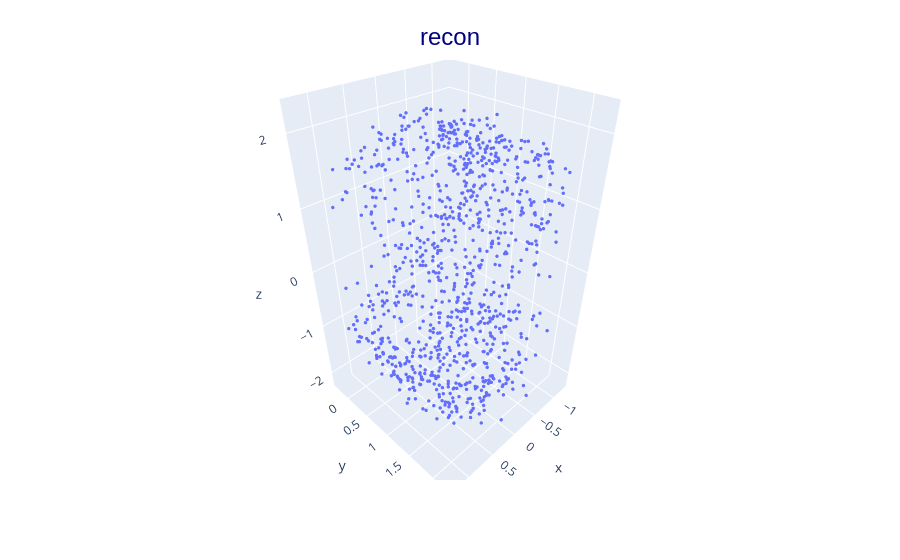
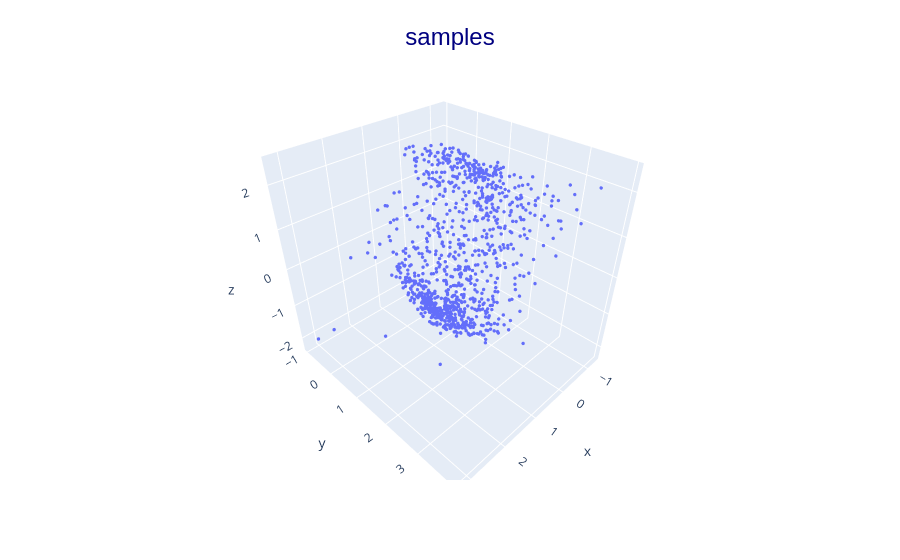

Here is the notebook cell these charts were saved with, in order:
### Markdown cell above
# A global Parameter

### Code cell
rng_key, sub_key = jax.random.split(rng_key)

global_vae = GlobalVAE(encoder, encoder_args, decoder, decoder_args, z_dim)

global_vae.train(dataloader, X.shape[0], adam, 10000, sub_key)

plot_vae(global_vae, sub_key)

### Figure 1 — Plotly figure (JSON) as saved in the notebook; plotly's stock layout.template omitted (floating-point values rounded to 4 significant figures; data arrays with more than 128 entries replaced by an {"elided": "..."} marker saying what was removed)
{"data": [{"hovertemplate": "x=%{x}<br>y=%{y}<br>z=%{z}<extra></extra>", "legendgroup": "", "marker": {"color": "#636efa", "size": 2, "symbol": "circle"}, "mode": "markers", "name": "", "scene": "scene", "showlegend": false, "type": "scatter3d", "x": {"elided": "1000 float values"}, "y": {"elided": "1000 float values"}, "z": {"elided": "1000 float values"}}], "layout": {"legend": {"tracegroupgap": 0}, "margin": {"t": 60}, "scene": {"domain": {"x": [0, 1], "y": [0, 1]}, "xaxis": {"title": {"text": "x"}}, "yaxis": {"title": {"text": "y"}}, "zaxis": {"title": {"text": "z"}}}, "title": {"font": {"color": "navy", "family": "Arial", "size": 24}, "text": "recon", "x": 0.5, "y": 0.95}}}

### Figure 2 — Plotly figure (JSON) as saved in the notebook; plotly's stock layout.template omitted (floating-point values rounded to 4 significant figures; data arrays with more than 128 entries replaced by an {"elided": "..."} marker saying what was removed)
{"data": [{"hovertemplate": "x=%{x}<br>y=%{y}<br>z=%{z}<extra></extra>", "legendgroup": "", "marker": {"color": "#636efa", "size": 2, "symbol": "circle"}, "mode": "markers", "name": "", "scene": "scene", "showlegend": false, "type": "scatter3d", "x": {"elided": "1000 float values"}, "y": {"elided": "1000 float values"}, "z": {"elided": "1000 float values"}}], "layout": {"legend": {"tracegroupgap": 0}, "margin": {"t": 60}, "scene": {"domain": {"x": [0, 1], "y": [0, 1]}, "xaxis": {"title": {"text": "x"}}, "yaxis": {"title": {"text": "y"}}, "zaxis": {"title": {"text": "z"}}}, "title": {"font": {"color": "navy", "family": "Arial", "size": 24}, "text": "samples", "x": 0.5, "y": 0.95}}}
